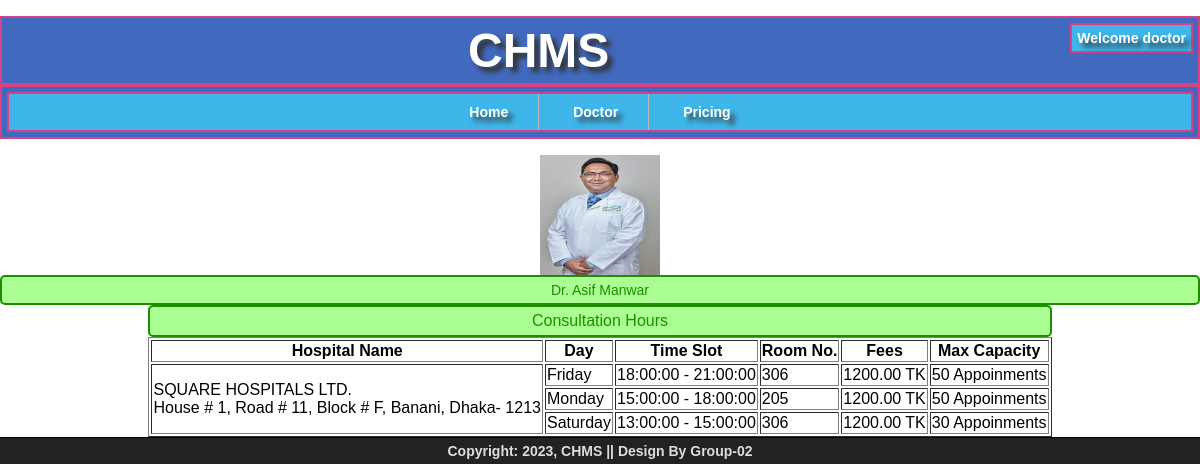
The app's page /CHMS/doctor/consultation.php (signed in) with its own data.
### tables this page shows
CREATE TABLE `doctor` (
  `ID` int(11) NOT NULL,
  `License_Number` int(11) NOT NULL,
  `Fname` varchar(30) NOT NULL,
  `Lname` varchar(30) DEFAULT NULL,
  `Title` varchar(30) DEFAULT NULL,
  `DOB` date NOT NULL,
  `Gender` char(10) NOT NULL,
  `Experience_From` date NOT NULL,
  `Language` varchar(100) NOT NULL,
  `Current_Position` varchar(150) NOT NULL,
  `P_Location` varchar(150) NOT NULL
);

CREATE TABLE `user_details` (
  `ID` int(11) NOT NULL,
  `User_Name` varchar(255) NOT NULL,
  `Password` char(255) NOT NULL,
  `Role` char(20) NOT NULL,
  `Phone_Number` char(15) NOT NULL,
  `Email` char(150) DEFAULT NULL,
  `Address` varchar(200) DEFAULT NULL,
  `Photo` char(50) DEFAULT NULL,
  `Status` tinyint(1) NOT NULL
);

CREATE TABLE `hospital` (
  `ID` int(11) NOT NULL,
  `License_Number` int(11) NOT NULL,
  `Name` varchar(50) NOT NULL
);

CREATE TABLE `consultation` (
  `D_ID` int(11) NOT NULL,
  `H_ID` int(11) NOT NULL,
  `Day` char(10) NOT NULL,
  `Start_Time` time NOT NULL,
  `End_Time` time NOT NULL,
  `Room` int(4) NOT NULL,
  `Fees` decimal(6,2) NOT NULL,
  `MAX_Capacity` int(3) NOT NULL
);

### CHMS/doctor/consultation.php (the view, shortened to what this page needs)
<?php
include("../common/header-content.php");
$User_ID = $_SESSION['User_ID'];
$sql_info = "SELECT d.Title, d.Fname, d.Lname, u.Photo
		FROM doctor d, user_details u
		WHERE d.ID = u.ID AND d.ID = $User_ID";
		$result_info = mysqli_query($conn, $sql_info);
		$found_user = mysqli_fetch_array($result_info);
		$Title = $found_user['Title'];
		$Fname = $found_user['Fname'];
        $Lname = $found_user['Lname'];
        $Photo = $found_user['Photo'];
        echo '<table align="center" border="1">';
        if($Photo == ""){
			echo '<div align="center"><img src="/chms/doctor/img/null.jpg" alt="'.$Fname.' '.$Lname.'" width="200px" height="200px"></div>';
		}
		else{
			echo '<div align="center"><img src="/chms/doctor/'.$Photo.'" alt="'.$Fname.' '.$Lname.'" width="120px" height="120px"></div>';
		}
		echo '<div id="joy_congratulation" align="center">'.
			$Title .' Dr. '. $Fname . ' '. $Lname .'</div>';
		echo '
		<caption>
			<div id="joy_congratulation">
				Consultation Hours
			</div>
		</caption>';
		$sql_hospital = "SELECT DISTINCT H_ID
						FROM consultation
						WHERE D_ID = $User_ID";
		$result_hospital = mysqli_query($conn, $sql_hospital);
		if (mysqli_num_rows($result_hospital) > 0){
			echo '<tr>
			<th>Hospital Name</th>
			<th>Day</th>
			<th>Time Slot</th>
			<th>Room No.</th>
			<th>Fees</th>
			<th>Max Capacity</th></tr>';
			while ($row = mysqli_fetch_assoc($result_hospital)){
				$hospital_ID = $row['H_ID'];
				$sql_hospital_details = "SELECT h.Name, u.Address
										FROM hospital h, user_details u
										WHERE u.ID = h.ID AND h.ID = $hospital_ID";
				$result_hospital_details = mysqli_query($conn, $sql_hospital_details);
				$found_hospital_details = mysqli_fetch_array($result_hospital_details);
				$Name = $found_hospital_details['Name'];
				$Address = $found_hospital_details['Address'];
				$sql_info = "SELECT Day, Start_Time, End_Time, Room, Fees, MAX_Capacity
							FROM consultation
							WHERE H_ID = $hospital_ID AND D_ID = $User_ID";
				$result_info = mysqli_query($conn, $sql_info);
				echo '<tr>
						<td rowspan="'.mysqli_num_rows($result_info).'">'.$Name.'<br>'.$Address.'</td>';
				$flag = false;
				while ($row = mysqli_fetch_assoc($result_info)){
					if($flag){
						echo '<tr>';
					}
					echo '<td>'.$row['Day'].'</td>';
					echo '<td>'.$row['Start_Time'].' - '.$row['End_Time'].'</td>';
					echo '<td>'.$row['Room'].'</td>';
					echo '<td>'.$row['Fees'].' TK</td>';
					echo '<td>'.$row['MAX_Capacity'].' Appoinments</td></tr>';
					$flag = true;
				}
			}
		}
		else{
			echo '<div id="joy_warning" align="center">No Hour Available</div>';
		}
		echo '</table>';
?>
<!DOCTYPE html>
<html>
<head>
</head>
<body>
</body>
</html>

### records on screen
doctor: ID.Photo (picture), Fname "Asif", Lname "Manwar"
hospital: Name "SQUARE HOSPITALS LTD.", ID.Address "House # 1, Road # 11, Block # F, Banani, Dhaka- 1213"
consultation: Day "Friday", Start_Time "18:00:00", End_Time "21:00:00", Room "306", Fees "1200.00", MAX_Capacity "50"
consultation: Day "Monday", Start_Time "15:00:00", End_Time "18:00:00", Room "205", Fees "1200.00", MAX_Capacity "50"
consultation: Day "Saturday", Start_Time "13:00:00", End_Time "15:00:00", Room "306", Fees "1200.00", MAX_Capacity "30"

### other values on screen
$User_Name "doctor"
